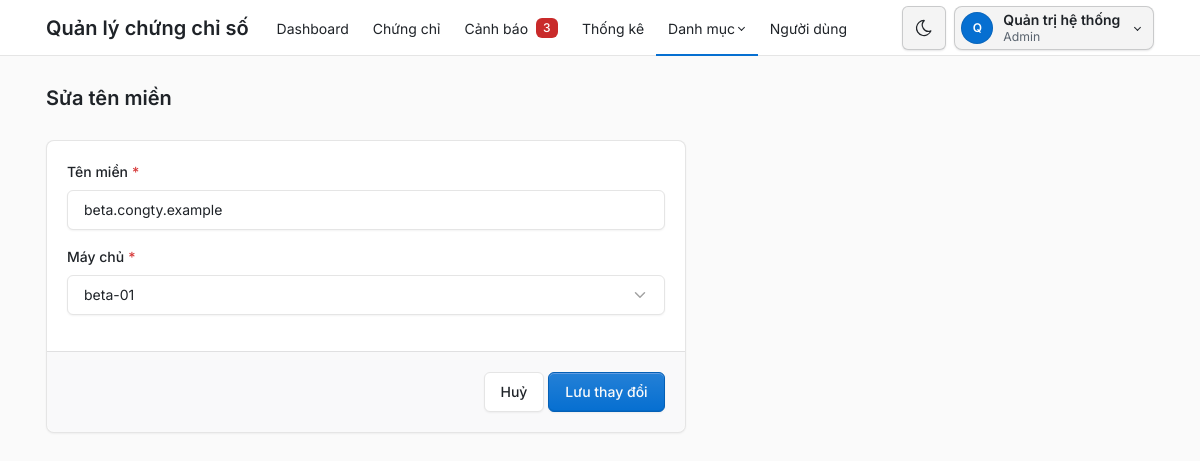
Page /admin/ten_mien_form.php?id=5 (signed in) on the committed database.
### tables this page shows
CREATE TABLE users (
    id INT UNSIGNED AUTO_INCREMENT PRIMARY KEY,
    username VARCHAR(50) NOT NULL UNIQUE,
    password_hash VARCHAR(255) NOT NULL,
    full_name VARCHAR(100) NOT NULL,
    role_id INT UNSIGNED NOT NULL,
    is_locked TINYINT(1) NOT NULL DEFAULT 0,  
     
    failed_logins TINYINT UNSIGNED NOT NULL DEFAULT 0,
    locked_until DATETIME NULL,
    CONSTRAINT fk_users_role FOREIGN KEY (role_id) REFERENCES roles (id) ON DELETE RESTRICT
);

CREATE TABLE roles (
    id INT UNSIGNED AUTO_INCREMENT PRIMARY KEY,
    name VARCHAR(50) NOT NULL UNIQUE
);

CREATE TABLE domains (
    id INT UNSIGNED AUTO_INCREMENT PRIMARY KEY,
    domain_name VARCHAR(255) NOT NULL UNIQUE,
    server_id INT UNSIGNED NOT NULL,
    CONSTRAINT fk_domains_server FOREIGN KEY (server_id) REFERENCES servers (id) ON DELETE RESTRICT
);

### src/auth.php (called while the page is built, shortened)
<?php
function nguoiDungHienTai(PDO $pdo): ?array
{
    $cau = $pdo->prepare('SELECT u.id, u.username, u.full_name, r.name AS role_name
                          FROM users u JOIN roles r ON r.id = u.role_id
                          WHERE u.id = ? AND u.is_locked = 0');
    $cau->execute([$_SESSION['user_id']]);
    return $cau->fetch() ?: null;
}
function laAdmin(array $nguoi): bool
{
    return $nguoi['role_name'] === VAI_TRO_ADMIN;
}
function yeuCauDangNhap(PDO $pdo): array
{
    $nguoi = nguoiDungHienTai($pdo);
    return $nguoi;
}

### src/chung_chi.php (called while the page is built, shortened)
<?php
function demCanhBaoMoi(PDO $pdo): int
{
    return (int) $pdo->query('SELECT COUNT(*) FROM ' . CANH_BAO_DANG_XET . " AND a.status = 'new'")->fetchColumn();
}

### src/danh_muc.php (called while the page is built, shortened)
<?php
function danhSachMayChu(PDO $pdo): array
{
    return $pdo->query('SELECT s.*, COUNT(d.id) AS so_ten_mien
                        FROM servers s LEFT JOIN domains d ON d.server_id = s.id
                        GROUP BY s.id ORDER BY s.hostname')->fetchAll();
}
function timTenMien(PDO $pdo, int $id): ?array
{
    $cau = $pdo->prepare('SELECT * FROM domains WHERE id = ?');
    $cau->execute([$id]);
    return $cau->fetch() ?: null;
}

### public/admin/ten_mien_form.php (the view, shortened to what this page needs)
<?php
require __DIR__ . '/../../src/khoi_dong.php';
require __DIR__ . '/../../src/danh_muc.php';
$pdo = ketNoiCsdl();
$nguoi = yeuCauDangNhap($pdo);
$id = isset($_GET['id']) ? (int) $_GET['id'] : null;
$loi = [];
if ($id !== null) {
    $giaTri = timTenMien($pdo, $id);
}
$cacMayChu = array_column(danhSachMayChu($pdo), 'hostname', 'id');
$hanhDong = 'admin/ten_mien_form.php' . ($id !== null ? '?id=' . $id : '');
$trangHienTai = 'ten_mien';
require __DIR__ . '/../../views/dau_trang.php';
require __DIR__ . '/../../views/tieu_de_trang.php';
?>
<div class="page-body">
    <div class="container-xl">
        <div class="row">
            <div class="col-lg-7">
                <form class="card" method="post" action="<?= e(url($hanhDong)) ?>" data-kiem-tra novalidate>
                    <div class="card-body">
                        <?= oNhap('domain_name', 'Tên miền', $giaTri['domain_name'], $loi,
                            'required maxlength="253" pattern="[A-Za-z0-9*][A-Za-z0-9.\-]*\.[A-Za-z][A-Za-z0-9\-]*[A-Za-z0-9]" autocomplete="off"',
                            'Tên miền không hợp lệ. Ví dụ đúng: cert.cipher.id.vn hoặc *.cipher.id.vn') ?>
                        <?= oChon('server_id', 'Máy chủ', $cacMayChu, (string) $giaTri['server_id'], $loi, 'Hãy chọn máy chủ.') ?>
                    </div>
                    <div class="card-footer text-end">
                        <a class="btn" href="<?= e(url('admin/ten_mien.php')) ?>">Huỷ</a>
                        <button type="submit" class="btn btn-primary"><?= $id === null ? 'Thêm tên miền' : 'Lưu thay đổi' ?></button>
                    </div>
                </form>
            </div>
        </div>
    </div>
</div>
<?php require __DIR__ . '/../../views/cuoi_trang.php'; ?>

### views/dau_trang.php (shortened to what this page needs)
<?php
$nguoi ??= null;
$trangHienTai ??= '';
$coThanhRieng ??= false;
$soCanhBaoMenu = 0;
if ($nguoi !== null) {
    require_once __DIR__ . '/../src/chung_chi.php';
    $soCanhBaoMenu = demCanhBaoMoi($pdo);
}
$trongDanhMuc = in_array($trangHienTai, ['may_chu', 'ten_mien', 'to_chuc_cap'], true);
$nutGiaoDien = <<<'HTML'
<button type="button" class="nav-link px-2 bg-transparent border-0" data-doi-giao-dien
        title="Đổi giao diện sáng/tối" aria-label="Đổi giao diện sáng/tối">
    <svg class="icon hide-theme-dark" xmlns="http://www.w3.org/2000/svg" width="24" height="24" viewBox="0 0 24 24" fill="none" stroke="currentColor" stroke-width="2" stroke-linecap="round" stroke-linejoin="round" aria-hidden="true"><path d="M12 3c.132 0 .263 0 .393 0a7.5 7.5 0 0 0 7.92 12.446a9 9 0 1 1 -8.313 -12.454z"/></svg>
    <svg class="icon hide-theme-light" xmlns="http://www.w3.org/2000/svg" width="24" height="24" viewBox="0 0 24 24" fill="none" stroke="currentColor" stroke-width="2" stroke-linecap="round" stroke-linejoin="round" aria-hidden="true"><circle cx="12" cy="12" r="4"/><path d="M3 12h1m8 -9v1m8 8h1m-9 8v1m-6.4 -15.4l.7 .7m12.1 -.7l-.7 .7m0 11.4l.7 .7m-12.1 -.7l-.7 .7"/></svg>
</button>
HTML;
?>
<!doctype html>
<html lang="vi" data-bs-theme="light">
<head>
    <link rel="stylesheet" href="<?= e(url('assets/tabler/tabler.min.css')) ?>">
    <link rel="stylesheet" href="<?= e(url('assets/inter/inter.css')) ?>">
    <link rel="stylesheet" href="<?= e(url('assets/app.css')) ?>">
</head>
<body>
<?php if ($nguoi === null && !$coThanhRieng): ?>
    <div class="position-absolute top-0 end-0 p-3"><?= $nutGiaoDien ?></div>
<?php elseif ($nguoi !== null): ?>
    <div class="page">
        <header class="navbar navbar-expand-md d-print-none">
            <div class="container-xl">
                <a class="navbar-brand me-3 ten-he-thong-qt" href="<?= e(url('index.php')) ?>">Quản lý chứng chỉ số</a>
                <div class="navbar-nav flex-row order-md-last align-items-center thanh-tai-khoan">
                    <?= $nutGiaoDien ?>
                    <div class="nav-item dropdown">
                        <a href="#" class="nut-tai-khoan dropdown-toggle" data-bs-toggle="dropdown" aria-label="Mở menu tài khoản">
                            <span class="avatar avatar-sm"><?= e(mb_substr($nguoi['full_name'], 0, 1)) ?></span>
                            <span class="d-none d-md-block">
                                <span class="d-block nut-tai-khoan-ten"><?= e($nguoi['full_name']) ?></span>
                                <span class="d-block small text-secondary"><?= e($nguoi['role_name']) ?></span>
                            </span>
                        </a>
                    </div>
                </div>
                <div class="collapse navbar-collapse" id="menu-chinh">
                    <ul class="navbar-nav">
                        <li class="nav-item <?= $trangHienTai === 'dashboard' ? 'active' : '' ?>">
                            <a class="nav-link" href="<?= e(url('admin/index.php')) ?>">Dashboard</a>
                        </li>
                        <li class="nav-item <?= $trangHienTai === 'chung_chi' ? 'active' : '' ?>">
                            <a class="nav-link" href="<?= e(url('admin/chung_chi.php')) ?>">Chứng chỉ</a>
                        </li>
                        <li class="nav-item <?= $trangHienTai === 'canh_bao' ? 'active' : '' ?>">
                            <a class="nav-link" href="<?= e(url('admin/canh_bao.php')) ?>">
                                Cảnh báo
                                <?php if ($soCanhBaoMenu > 0): ?>
                                    <span class="badge so-canh-bao ms-2"><?= $soCanhBaoMenu ?><span class="visually-hidden"> cảnh báo mới</span></span>
                                <?php endif; ?>
                            </a>
                        </li>
                        <li class="nav-item <?= $trangHienTai === 'thong_ke' ? 'active' : '' ?>">
                            <a class="nav-link" href="<?= e(url('admin/thong_ke.php')) ?>">Thống kê</a>
                        </li>
                        <li class="nav-item dropdown <?= $trongDanhMuc ? 'active' : '' ?>">
                            <a class="nav-link dropdown-toggle" href="#" data-bs-toggle="dropdown" role="button" aria-expanded="false">Danh mục</a>
                        </li>
                        <?php if (laAdmin($nguoi)): ?>
                            <li class="nav-item <?= $trangHienTai === 'nguoi_dung' ? 'active' : '' ?>">
                                <a class="nav-link" href="<?= e(url('admin/nguoi_dung.php')) ?>">Người dùng</a>
                            </li>
                        <?php endif; ?>
                    </ul>
                </div>
            </div>
        </header>
        <div class="page-wrapper">
<?php endif; ?>

### src/khoi_dong.php (shortened to what this page needs)
<?php
require_once __DIR__ . '/../config/db.php';
require_once __DIR__ . '/auth.php';
function e(?string $chuoi): string
{
    return htmlspecialchars((string) $chuoi, ENT_QUOTES, 'UTF-8');
}
function url(string $duongDan): string
{
    $thuMucPublic = str_replace('\\', '/', realpath(__DIR__ . '/../public'));
    $gocWeb = str_replace('\\', '/', realpath($_SERVER['DOCUMENT_ROOT']));
    return substr($thuMucPublic, strlen($gocWeb)) . '/' . $duongDan;
}
function oNhap(string $ten, string $nhan, ?string $giaTri, array $loi, string $thuocTinh = '', string $loiMacDinh = '', string $goiY = ''): string
{
    $batBuoc = str_contains($thuocTinh, 'required') ? ' required' : '';
    $saiCss = isset($loi[$ten]) ? ' is-invalid' : '';
    $html = '<div class="mb-3">'
        . '<label class="form-label' . $batBuoc . '" for="' . e($ten) . '">' . e($nhan) . '</label>'
        . '<input class="form-control' . $saiCss . '" id="' . e($ten) . '" name="' . e($ten) . '" value="' . e($giaTri) . '" ' . $thuocTinh . '>'
        . '<div class="invalid-feedback">' . e($loi[$ten] ?? $loiMacDinh) . '</div>';
    return $html . '</div>';
}
function oChon(string $ten, string $nhan, array $luaChon, ?string $dangChon, array $loi, string $loiMacDinh, bool $batBuoc = true): string
{
    $saiCss = isset($loi[$ten]) ? ' is-invalid' : '';
    $html = '<div class="mb-3">'
        . '<label class="form-label' . ($batBuoc ? ' required' : '') . '" for="' . e($ten) . '">' . e($nhan) . '</label>'
        . '<select class="form-select' . $saiCss . '" id="' . e($ten) . '" name="' . e($ten) . '"' . ($batBuoc ? ' required' : '') . '>'
        . '<option value="">' . ($batBuoc ? 'Chọn' : 'Tất cả') . '</option>';
    foreach ($luaChon as $giaTri => $nhanLuaChon) {
        $chon = (string) $giaTri === (string) $dangChon ? ' selected' : '';
        $html .= '<option value="' . e((string) $giaTri) . '"' . $chon . '>' . e($nhanLuaChon) . '</option>';
    }
    return $html . '</select><div class="invalid-feedback">' . e($loi[$ten] ?? $loiMacDinh) . '</div></div>';
}

### public/assets/app.css (style rules this page uses)
:root, [data-bs-theme="light"] { --tblr-font-sans-serif: "Inter", "Segoe UI", system-ui, -apple-system, sans-serif; --tblr-body-font-family: var(--tblr-font-sans-serif); --tblr-body-line-height: 1.5; --tblr-body-color: #1f2328; --tblr-secondary: #59636e; --tblr-secondary-color: #59636e; }
@media screen { html { overflow-y: scroll; } }
.so-canh-bao { background: #c92a2a; color: #fff; }
.thanh-tai-khoan { --khoi-bong: 0 1px 2px rgba(10, 14, 20, 0.1); --khoi-nen: rgba(10, 14, 20, 0.045); --khoi-nen-re: rgba(10, 14, 20, 0.09); --khoi-vien: rgba(10, 14, 20, 0.18); --khoi-vien-re: rgba(10, 14, 20, 0.34); gap: 0.5rem; }
.nut-tai-khoan { align-items: center; background: var(--khoi-nen); border: 1px solid var(--khoi-vien); border-radius: 0.5rem; box-shadow: var(--khoi-bong); color: var(--tblr-body-color); display: flex; gap: 0.625rem; line-height: 1.3; min-height: 2.75rem; padding: 0.25rem 0.75rem 0.25rem 0.375rem; transition: background-color 0.15s ease, border-color 0.15s ease; }
.nut-tai-khoan .avatar { background: var(--tblr-primary); color: #fff; font-weight: 600; }
.nut-tai-khoan-ten { font-weight: 600; }
.thanh-tai-khoan [data-doi-giao-dien] { align-items: center; background-color: var(--khoi-nen) !important; border: 1px solid var(--khoi-vien) !important; border-radius: 0.5rem; box-shadow: var(--khoi-bong); display: flex; height: 2.75rem; justify-content: center; transition: background-color 0.15s ease, border-color 0.15s ease; width: 2.75rem; }

### rows in the picture
users: full_name "Q", full_name "Quản trị hệ thống", role.name "Admin"
domains: domain_name "beta.congty.example"

### other values in the picture
$soCanhBaoMenu "3"
$tieuDe "Sửa tên miền"
$nhan "Tên miền"
$nhan "Máy chủ"
form field server_id "beta-01"
